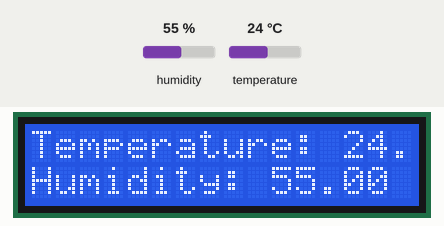
This sketch was run on a simulated Arduino Uno, built with avr-gcc and run on an emulated ATmega328P. Parts: 16×2 character LCD. Inputs (shaded band) come from the test bench; at power-on: humidity 55 %, temperature 24 °C. What the sketch prints to the serial monitor is not drawn.

Above: at 1.2 s.
1.3 s: humidity set to 22 %
At 3.5 s:
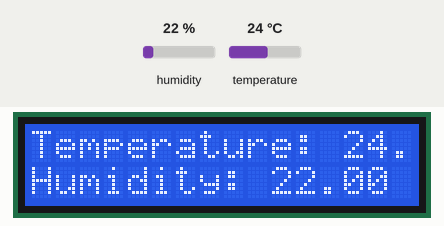
4.1 s: temperature set to 12 °C
At 5.0 s:
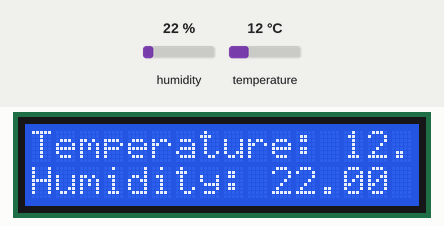
6.9 s: humidity set to 40 %
At 9.1 s:
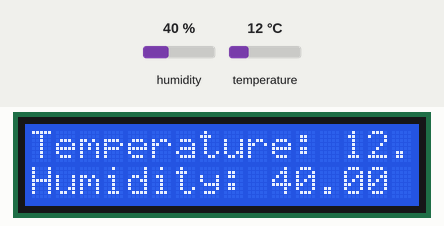
9.8 s: temperature set to 19 °C
At 11.7 s:
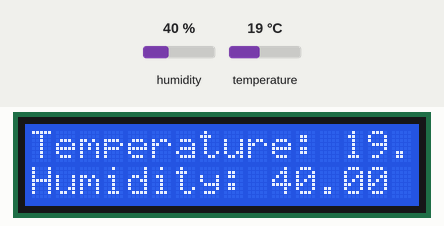
Timing chart, 0 to 13.2 s (numbered marks = the images above; inputs shaded):
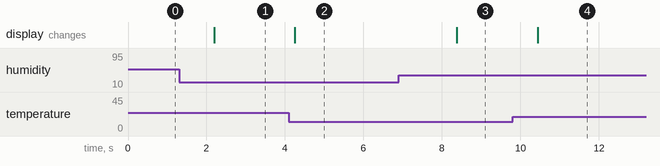

The sketch:

WEATHER_STATION.ino
```cpp
#include <Wire.h>
#include <LiquidCrystal_I2C.h>
#include <DHT.h>

// Define the DHT11 sensor
#define DHTPIN 3     // Pin where the DHT11 is connected
#define DHTTYPE DHT11

DHT dht(DHTPIN, DHTTYPE);

// Initialize the LCD
LiquidCrystal_I2C lcd(0x27, 16, 2);

void setup() {
  // Start the serial communication
  Serial.begin(9600);

  // Initialize the DHT11 sensor
  dht.begin();

  // Initialize the LCD
  lcd.init();
  lcd.backlight();
}

void loop() {
  // Read humidity and temperature
  float humidity = dht.readHumidity();
  float temperature = dht.readTemperature();

  // Print the data to the Serial Monitor
  Serial.print("Humidity: ");
  Serial.print(humidity);
  Serial.print(" %\t");
  Serial.print("Temperature: ");
  Serial.print(temperature);
  Serial.println(" *C");

  // Print the data to the LCD
  lcd.clear();
  lcd.setCursor(0, 0);
  lcd.print("Temperature: ");
  lcd.print(temperature);
  lcd.print(" C");

  lcd.setCursor(0, 1);
  lcd.print("Humidity: ");
  lcd.print(humidity);
  lcd.print(" %");

  // Wait a few seconds between measurements.
  delay(2000);
}
```

Measured:
- after the input at 1.3 s, the display: changes after 0.89 s (image 1)
- after the input at 4.1 s, the display: changes after 0.16 s (image 2)
- after the input at 6.9 s, the display: changes after 1.5 s (image 3)
- after the input at 9.8 s, the display: changes after 0.65 s (image 4)
